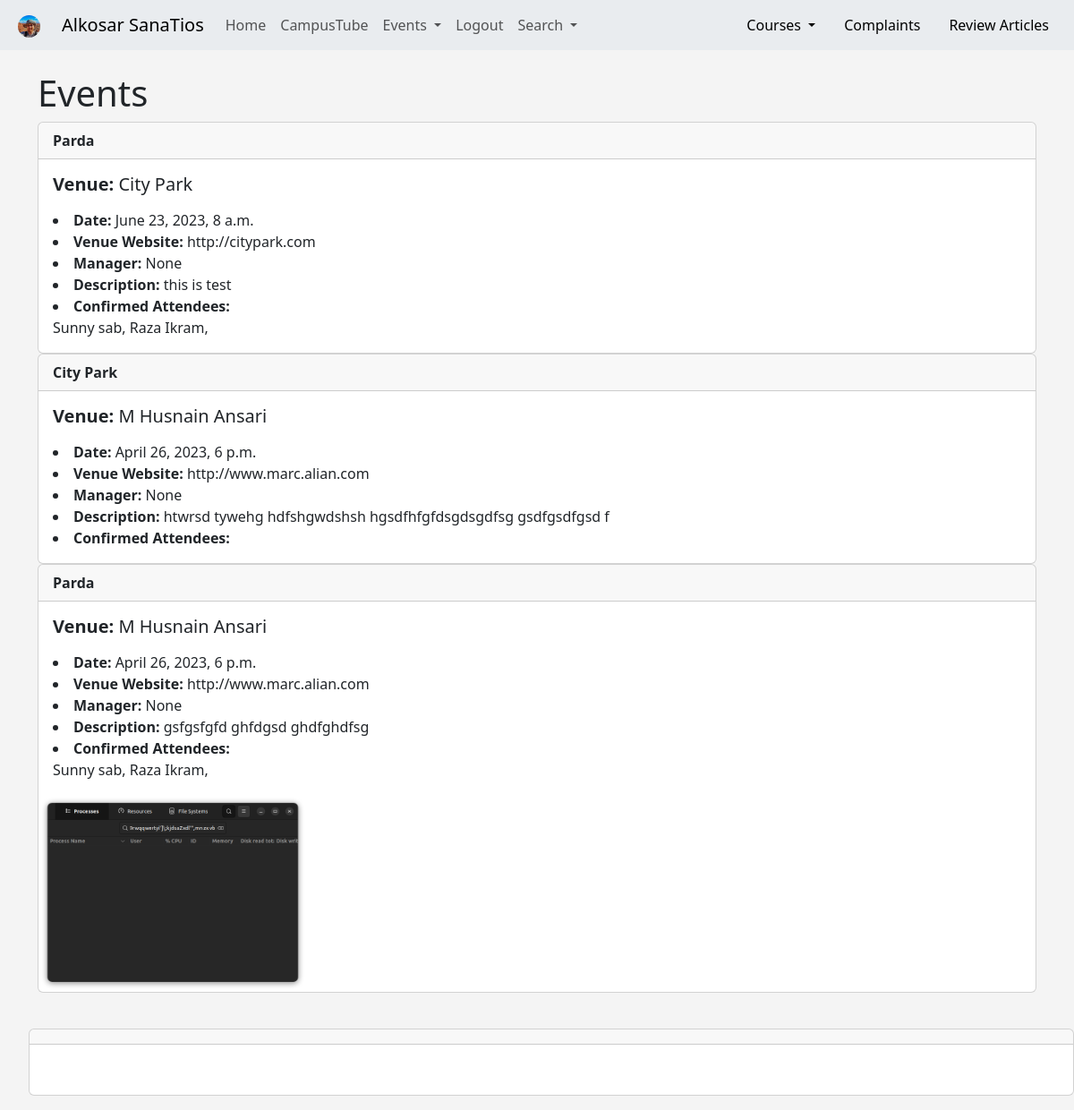
Screenshot of /events (signed in) with the database file from the repository.
### home/models.py (models this page shows, shortened)
class Profile(models.Model):
    user = models.OneToOneField(User, on_delete=models.CASCADE)
    follows = models.ManyToManyField("self",
    related_name = "followed_by",
    symmetrical= False,
    blank=True)
    date_modified = models.DateTimeField(User, auto_now = True)
    profile_image = models.ImageField(null = True, blank = True, upload_to = 'profile-images/')
    profile_bio = models.CharField(null=True, blank=True, max_length=500)
    homepage_link = models.CharField(null=True, blank=True, max_length=200)
    facebook_link = models.CharField(null=True, blank=True, max_length=200)
    instagram_link = models.CharField(null=True, blank=True, max_length=200)
    linkdin_link = models.CharField(null=True, blank=True, max_length=200)

class Event(models.Model):
    name= models.CharField('Event Name', max_length=120)
    event_date = models.DateTimeField('Event Date')
    venue = models.ForeignKey(Venue, blank=True, null = True, on_delete=models.CASCADE)
    manager = models.ForeignKey(User, blank= True, null = True, on_delete=models.SET_NULL)
    description = models.TextField(blank = True)
    attendees = models.ManyToManyField(MyClubUser, blank = True)
    venue_image = models.ImageField(null=True, blank=True, upload_to = 'images/')

class Venue(models.Model):
    name = models.CharField('Venue Name', max_length=120)
    address = models.CharField(max_length=100)
    zip_code = models.CharField(max_length=20)
    phone = models.CharField('Contact Phine', max_length=30, blank = True)
    web = models.URLField('Website Address', blank = True)
    email_address = models.EmailField('Email Address', blank = True)
    def __str__(self):
        return self.name

class MyClubUser(models.Model):
    first_name = models.CharField(max_length=30)
    last_name = models.CharField(max_length=30)
    email = models.EmailField('User Email')
    def __str__(self):
        return self.first_name + ' ' + self.last_name

### home/views.py (the view)
# urls.py: path('events', views.all_events, name = 'list_events' ),
def all_events(request):
   event_list = Event.objects.all()
   return render(request, 'home/event_list.html', {
       'event_list': event_list,
   })

### home/templates/home/event_list.html (shortened to what this page needs)
{% extends 'home/base.html' %}
{% block content %}
{% if user.is_authenticated %}
<div>
 <h1> Events </h1>
 {% for event in event_list  %}
 <div class="card">
  <div class="card-header">
    <strong> {{ event.name }}  </strong>
  </div>
  <div class="card-body">
    <h5 class="card-title"> <b> Venue:</b> {{ event.venue }}</h5>
    <p class="card-text">
      <li class="card-text"><b> Date:</b> {{ event.event_date }} </li>
      <li class="card-text"><b> Venue Website:</b> {{ event.venue.web }} </li>
      <li class="card-text"><b> Manager:</b> {{ event.manager }} </li>
      <li class="card-text"><b> Description:</b> {{ event.description }} </li>
      <li class="card-text"><b>Confirmed Attendees:</b> </li>
      {% for user in  event.attendees.all %}
        {{ user }},
      {% endfor %}
    </div>
    {% if event.venue_image %}
<img src= "{{ event.venue_image.url }}" width =300 >
{% endif %}
  </div>
   {% endfor %}
   <br>
  </div>
</div>
<ul>
   <div class="card">
     <h5 class="card-header"> </h5>
       <div class="card-body">
{% endif %}
<br>
{% endblock content %}

### home/templates/home/navbar.html (shortened to what this page needs)
{% load static %}
<nav class="navbar navbar-expand-lg bg-body-secondary">
    <div class="container-fluid">
      {% if user.is_authenticated %}
      <ul class="navbar-nav ml-auto">
        <li class="nav-link navbar-brand">
          {% if user.profile.profile_image %}
          <a href="{% url 'profile' request.user.id %} "><img src="{{ user.profile.profile_image.url }}" class="rounded-circle" height="25" width="25" > </a>
          {% else %}
          <a href="{% url 'profile' request.user.id %} "><img src=" {% static 'images/20th.jpg' %} " width="25" height="25" class="rounded-circle"></a>
          {% endif %}
        </li>
      </ul>
      {% endif %}
      <a class="navbar-brand" href=" {% url 'campus' %} ">Alkosar SanaTios</a>
      <div class="collapse navbar-collapse" id="navbarSupportedContent">
        <ul class="navbar-nav me-auto mb-2 mb-lg-0">
          <li class="nav-item">
            <a class="nav-link" href=" {% url 'home' %} ">Home</a>
          </li>
          <li class="nav-item">
            <a class="nav-link" href=" {% url 'video' %} ">CampusTube</a>
          </li>
          <li class="nav-item dropdown">
            <a class="nav-link dropdown-toggle" href="#" role="button" data-bs-toggle="dropdown" aria-expanded="false">
              Events
            </a>
          </li>
            {% if user.is_authenticated %}
          <li class="nav-item">
            <a class="nav-link" href=" {% url 'logout' %} ">Logout</a>
          </li>
          {% else %}
          <li class="nav-item">
            <a class="nav-link" href=" {% url 'login' %} ">Login</a>
          </li>
          {% endif %}
          <li class="nav-item dropdown">
            <a class="nav-link dropdown-toggle" href="#" role="button" data-bs-toggle="dropdown" aria-expanded="false">
              Search
            </a>
              </li>
            </ul>
        <ul class="nav justify-content-end">
          <li class="nav-item dropdown ">
            <a class="nav-link dropdown-toggle" href="#" role="button" data-bs-toggle="dropdown" aria-expanded="false" style="color: black;">
              Courses
            </a>
          </li>
          <li class="nav-item">
            <a class="nav-link" href=" {% url 'complaint' %} " style="color: black;" >Complaints</a>
          </li>
          <li class="nav-item">
            <a class="nav-link" href=" {% url 'add-event' %}" style="color:black;" >Review Articles</a>
          </li>
        </ul>
      </div>
     </div>
</nav>

### home/templates/home/base.html (style rules this page uses)
body { background: #f4f4f4; }

### rows the page displays
Event: name "Parda", venue "City Park", event_date "June 23, 2023, 8 a.m.", venue.web "http://citypark.com", manager "None", description "this is test"
MyClubUser: first_name+last_name "Sunny sab"
MyClubUser: first_name+last_name "Raza Ikram"
Event: name "City Park", venue "M Husnain Ansari", event_date "April 26, 2023, 6 p.m.", venue.web "http://www.marc.alian.com", manager "None", description "htwrsd tywehg hdfshgwdshsh hgsdfhfgfdsgdsgdfsg gsdfgsdfgsd f"
Event: name "Parda", venue "M Husnain Ansari", event_date "April 26, 2023, 6 p.m.", venue.web "http://www.marc.alian.com", manager "None", description "gsfgsfgfd ghfdgsd ghdfghdfsg", venue_image (picture)
